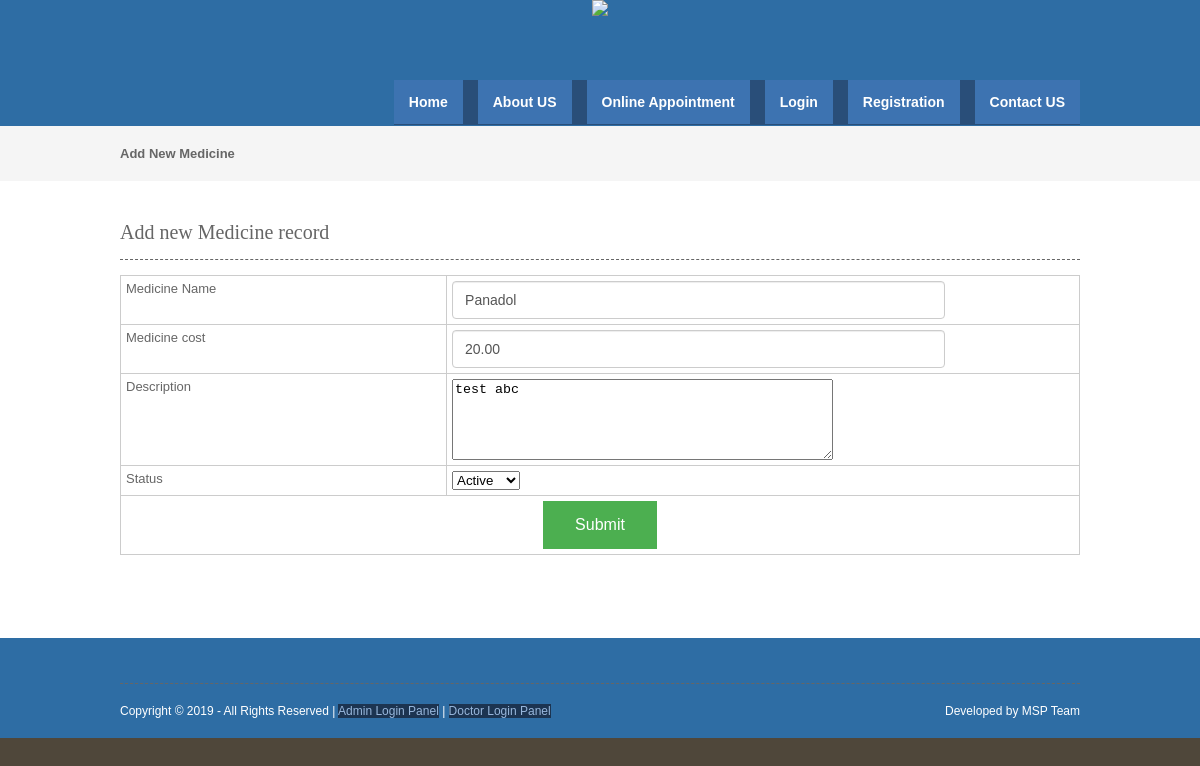
Page /medicine.php?editid=1 on the committed database.
### tables this page shows
CREATE TABLE `medicine` (
  `medicineid` int(10) NOT NULL,
  `medicinename` varchar(25) NOT NULL,
  `medicinecost` float(10,2) NOT NULL,
  `description` text NOT NULL,
  `status` varchar(10) NOT NULL
);

### medicine.php (the view, shortened to what this page needs)
<?php
include("header.php");
include("dbconnection.php");
if(isset($_GET[editid]))
{
	$sql="SELECT * FROM medicine WHERE medicineid='$_GET[editid]' ";
	$qsql = mysqli_query($con,$sql);
	$rsedit = mysqli_fetch_array($qsql);
}
?>
<div class="wrapper col2">
  <div id="breadcrumb">
    <ul>
      <li class="first">Add New Medicine </li></ul>
  </div>
</div>
<div class="wrapper col4">
  <div id="container">
    <h1>Add new Medicine record</h1>
    <form method="post" action="" name="frmmedicine" onSubmit="return validateform()">
    <table width="418" border="3">
      <tbody>
        <tr>
          <td width="34%">Medicine Name</td>
          <td width="66%"><input type="text" name="medicinename" id="medicinename" value="<?php echo $rsedit[medicinename]; ?>" /></td>
        </tr>
        <tr>
          <td width="34%">Medicine cost</td>
          <td width="66%"><input type="text" name="medicinecost" id="medicinecost" value="<?php echo $rsedit[medicinecost]; ?>" /></td>
        </tr>
        <tr>
          <td>Description</td>
          <td><textarea name="description" id="description" cols="45" rows="5"><?php echo $rsedit[description] ; ?></textarea></td>
        </tr>
        <tr>
          <td>Status</td>
          <td> <select name="status" id="status">
            <?php
		  $arr = array("Active","Inactive");
		  foreach($arr as $val)
		  {
			  if($val == $rsedit[status])
			  {
			  echo "<option value='$val' selected>$val</option>";
			  }
			  else
			  {
				  echo "<option value='$val'>$val</option>";
			  }
		  }
		  ?>
            </select></td>
        </tr>
        <tr>
          <td colspan="2" align="center"><input type="submit" name="submit" id="submit" value="Submit" /></td>
        </tr>
      </tbody>
    </table>
    </form>
    <p>&nbsp;</p>
  </div>
</div>
<?php
include("footer.php");
?>

### layout/styles/layout.css (style rules this page uses)
html { overflow-y:scroll; }
body { margin:0; padding:0; font-size:13px; font-family:verdana, Arial, Helvetica, sans-serif; color:#FFFFFF; background-color:#4F473A; }
div.wrapper { display:block; width:100%; margin:0; text-align:left; }
.col2 { color:#666666; background-color:#F5F5F5; }
.col3, .col4 { color:#666666; background-color:#FFFFFF; }
#head, #gallery, #breadcrumb, #container, #footer { display:block; position:relative; width:960px; margin:0 auto; }
#breadcrumb { padding:20px 0; }
#breadcrumb ul { margin:0; padding:0; list-style:none; }
#breadcrumb ul li { display:inline; }
#breadcrumb ul li.first { font-weight:bold; }
#container { padding:40px 0; }
#container h1, #container h2, #container h3, #container h4, #container h5, #container h6 { margin:0 0 15px 0; padding:0 0 15px 0; line-height:normal; font-weight:normal; font-size:20px; font-family:Georgia, "Times New Roman", Times, serif; border-bottom:1px dashed #666666; }

### layout/styles/forms.css (style rules this page uses)
form, fieldset, legend { margin:0; padding:0; border:none; }

### layout/styles/tables.css (style rules this page uses)
table { width:100%; border-collapse:collapse; table-layout:auto; vertical-align:top; margin-bottom:15px; border:1px solid #CCCCCC; }
table tbody td { vertical-align:top; border-collapse:collapse; border-left:1px solid #CCCCCC; border-right:1px solid #CCCCCC; }
table thead th, table tbody td { padding:5px; border-collapse:collapse; }

### header.php (style rules this page uses)
input[type=submit] { background-color: #4CAF50; border: none; cursor:pointer; color: white; padding: 15px 32px; text-align: center; text-decoration: none; display: inline-block; font-size: 16px; }
input[type=text] { display: block; width: 75%; height: 24px; padding: 6px 12px; font-size: 14px; line-height: 1.42857143; color: #555; background-color: #fff; background-image: none; border: 1px solid #ccc; border-radius: 4px; -webkit-box-shadow: inset 0 1px 1px rgba(0,0,0,.075); box-shadow: inset 0 1px 1px rgba(0,0,0,.075); -webkit-transition: border-color ease-in-out .15s,-webkit-box-shadow ease-in-out .15s; -o-transition: border-color ease-in-out .15s,box-shadow ease-in-out .15s; transition: border-color ease-in-out .15s,box-shadow ease-in-out .15s; }

### rows in the picture
medicine: medicinename "Panadol", medicinecost "20.00", description "test abc", status "Active"
